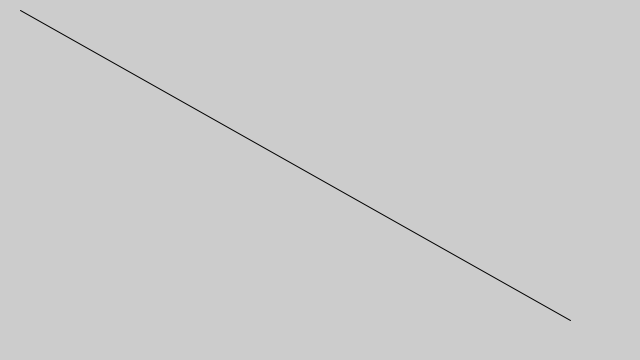
Frame 1 (no input)
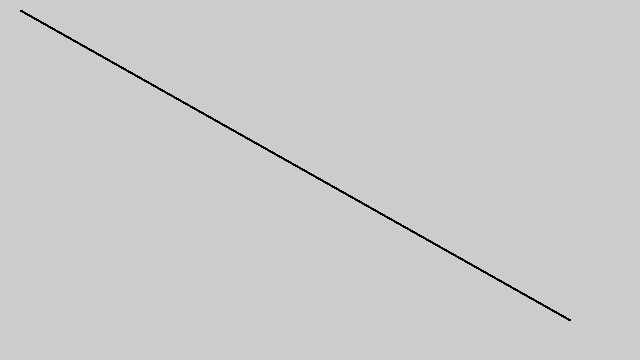
Frame 60 (the mouse pressed at the canvas centre just before this capture)
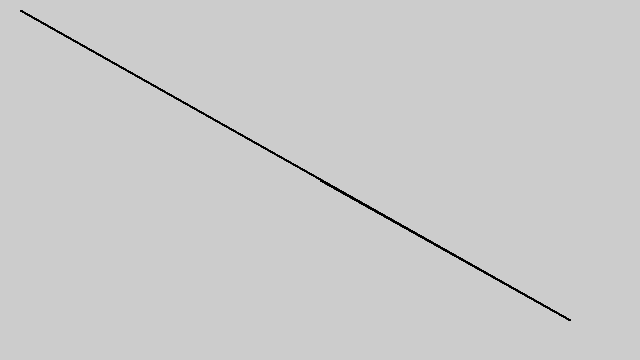
Frame 120 (the mouse held since frame 60 and released just before this capture)

The Processing sketch that drew these frames (run headless with seeded random() and noise(); from frame 60 on, the mouse is pressed at the canvas centre):

// Processing sketch: linhas1
// ── linhas1.pde
float beginX = 20.0;  // Initial x-coordinate
float beginY = 10.0;  // Initial y-coordinate
float endX = 570.0;   // Final x-coordinate
float endY = 320.0;   // Final y-coordinate
float distX;          // X-axis distance to move
float distY;          // Y-axis distance to move
//float exponent = 4;   // Determines the curve ANULAR
float x = 0.0;        // Current x-coordinate
float y = 0.0;        // Current y-coordinate
float step = 0.01;    // Size of each step along the path
//float pct = 0.0;      // Percentage traveled (0.0 to 1.0)

//VARIÁVEIS NOVAS

float radiusbezier = 0; //raio de distribuição de origem e fim indexar a dim casa
float dim = 20; // dim que vem do tamanho actual da casa

void setup() {
  size(640, 360);
  noStroke();
  distX = endX - beginX;
  distY = endY - beginY;
}

void draw() {
//  fill(0, 2);
//  rect(0, 0, width, height);
//  pct += step;
//  if (pct < 1.0) {
    x = beginX + distX;
    y = beginY + distY;
//  }
  
  fill(255);
  noFill();
  stroke(0);
  bezier(beginX, beginY, beginX, beginY, endX, endY, endX, endY);
  
  
  
//  ellipse(x, y, 20, 20);
}


void mousePressed() { //substituir por função de novo twitt
//  pct = 0.0;
  beginX = x;
  beginY = y;
  endX = mouseX;
  endY = mouseY;
  distX = endX - beginX;
  distY = endY - beginY;
  radiusbezier = random (dim, dim+random(20,40));
  ellipse (endX, endY, radiusbezier,radiusbezier);
  
}
